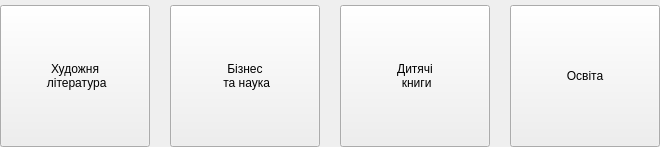
               <widget class="QWidget" name="categoriesWidget" native="true">
                <layout class="QGridLayout" name="categoriesLayout">
                 <property name="leftMargin">
                  <number>0</number>
                 </property>
                 <property name="topMargin">
                  <number>5</number>
                 </property>
                 <property name="rightMargin">
                  <number>0</number>
                 </property>
                 <property name="bottomMargin">
                  <number>0</number>
                 </property>
                 <property name="spacing">
                  <number>20</number>
                 </property>
                 <item row="0" column="0">
                  <widget class="QPushButton" name="fictionCategoryButton">
                   <property name="sizePolicy">
                    <sizepolicy hsizetype="Expanding" vsizetype="Preferred">
                     <horstretch>0</horstretch>
                     <verstretch>0</verstretch>
                    </sizepolicy>
                   </property>
                   <property name="minimumSize">
                    <size>
                     <width>150</width>
                     <height>142</height>
                    </size>
                   </property>
                   <property name="styleSheet">
                    <string/>
                   </property>
                   <property name="text">
                    <string>Художня
 література</string>
                   </property>
                  </widget>
                 </item>
                 <item row="0" column="1">
                  <widget class="QPushButton" name="nonFictionCategoryButton">
                   <property name="sizePolicy">
                    <sizepolicy hsizetype="Expanding" vsizetype="Preferred">
                     <horstretch>0</horstretch>
                     <verstretch>0</verstretch>
                    </sizepolicy>
                   </property>
                   <property name="minimumSize">
                    <size>
                     <width>150</width>
                     <height>142</height>
                    </size>
                   </property>
                   <property name="styleSheet">
                    <string/>
                   </property>
                   <property name="text">
                    <string>Бізнес
 та наука</string>
                   </property>
                  </widget>
                 </item>
                 <item row="0" column="2">
                  <widget class="QPushButton" name="childrenCategoryButton">
                   <property name="sizePolicy">
                    <sizepolicy hsizetype="Expanding" vsizetype="Preferred">
                     <horstretch>0</horstretch>
                     <verstretch>0</verstretch>
                    </sizepolicy>
                   </property>
                   <property name="minimumSize">
                    <size>
                     <width>150</width>
                     <height>142</height>
                    </size>
                   </property>
                   <property name="styleSheet">
                    <string/>
                   </property>
                   <property name="text">
                    <string>Дитячі
 книги</string>
                   </property>
                  </widget>
                 </item>
                 <item row="0" column="3">
                  <widget class="QPushButton" name="educationCategoryButton">
                   <property name="sizePolicy">
                    <sizepolicy hsizetype="Expanding" vsizetype="Preferred">
                     <horstretch>0</horstretch>
                     <verstretch>0</verstretch>
                    </sizepolicy>
                   </property>
                   <property name="minimumSize">
                    <size>
                     <width>150</width>
                     <height>142</height>
                    </size>
                   </property>
                   <property name="styleSheet">
                    <string/>
                   </property>
                   <property name="text">
                    <string>Освіта</string>
                   </property>
                  </widget>
                 </item>
                </layout>
               </widget>
